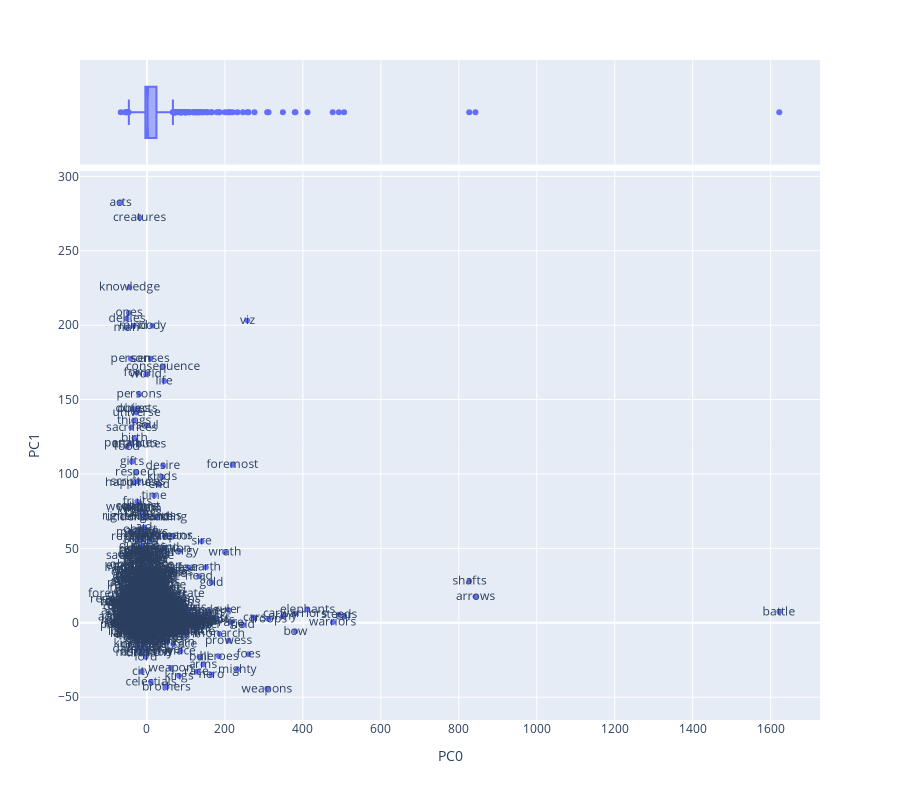

This figure's notebook cell:
### Code cell
vis_loadings(LOADINGS2, 0, 1, "dfidf", None)

### Figure 1 — Plotly figure (JSON) as saved in the notebook; plotly's stock layout.template omitted (floating-point values rounded to 4 significant figures; data arrays with more than 128 entries replaced by an {"elided": "..."} marker saying what was removed)
{"data": [{"hovertemplate": "PC0=%{x}<br>PC1=%{y}<br>topic_id=%{text}<extra></extra>", "legendgroup": "", "marker": {"color": "#636efa", "symbol": "circle"}, "mode": "markers+text", "name": "", "showlegend": false, "text": {"elided": "1008 str values"}, "type": "scattergl", "x": {"elided": "1008 float values"}, "xaxis": "x", "y": {"elided": "1008 float values"}, "yaxis": "y"}, {"alignmentgroup": "True", "hovertemplate": "PC0=%{x}<extra></extra>", "legendgroup": "", "marker": {"color": "#636efa", "symbol": "circle"}, "name": "", "notched": true, "offsetgroup": "", "showlegend": false, "type": "box", "x": {"elided": "1008 float values"}, "xaxis": "x2", "yaxis": "y2"}], "layout": {"height": 800, "legend": {"tracegroupgap": 0}, "margin": {"t": 60}, "xaxis": {"anchor": "y", "domain": [0, 1], "title": {"text": "PC0"}}, "xaxis2": {"anchor": "y2", "domain": [0, 1], "matches": "x", "showgrid": true, "showticklabels": false}, "yaxis": {"anchor": "x", "domain": [0, 0.8316], "title": {"text": "PC1"}}, "yaxis2": {"anchor": "x2", "domain": [0.8416, 1], "matches": "y2", "showgrid": false, "showline": false, "showticklabels": false, "ticks": ""}}}
